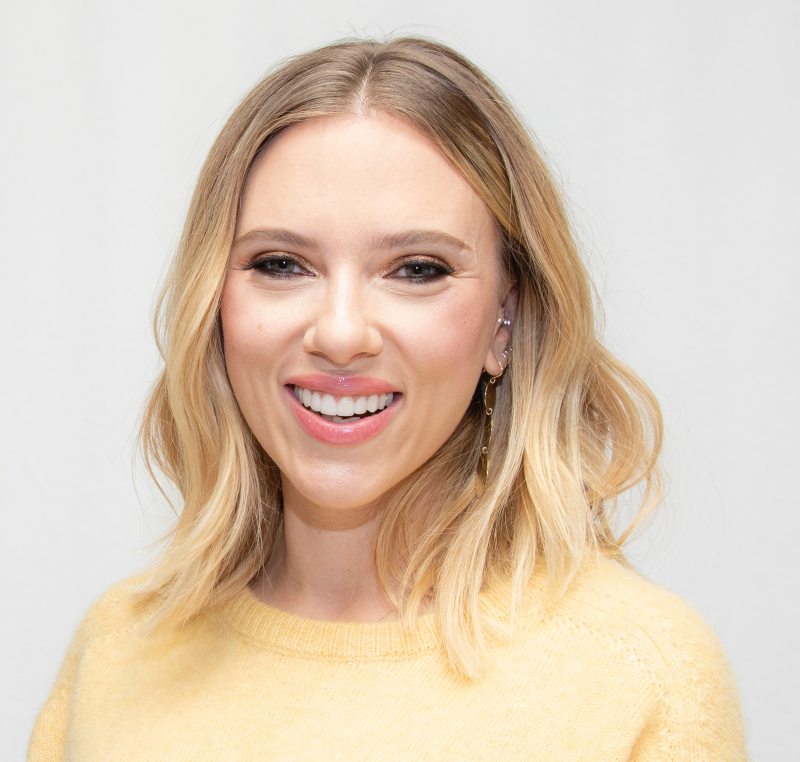
#> input picture scarlett.jpg, 3200 x 3045 px (shown at 1/4 size)
$ python caras.py
#> lines starting #> are read from the running program, lines starting #| are printed output that depends on the picture; after the words box and inside, x2 and y2 are one past the last pixel; in counts of white or black regions, pixels touching at a corner belong together
import cv2

clasificador=cv2.CascadeClassifier("haarcascade_frontalface_default.xml")

img=cv2.imread("scarlett.jpg")
#> img is the input picture: shape (3045, 3200, 3); mean B, G, R 183.4, 201.8, 220.4
img=cv2.resize(img,(800,600))
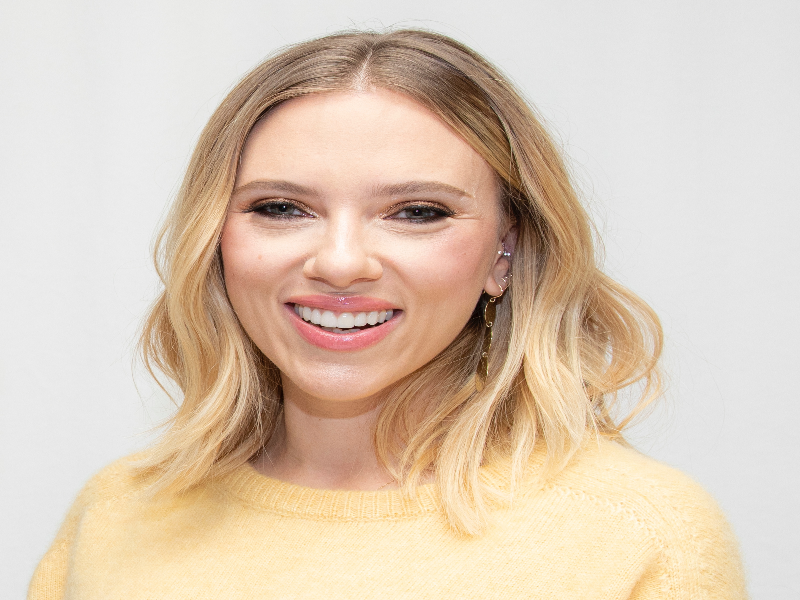
#> img: shape (600, 800, 3); mean B, G, R 183.2, 201.6, 220.3
gray=cv2.cvtColor(img,cv2.COLOR_BGR2GRAY)
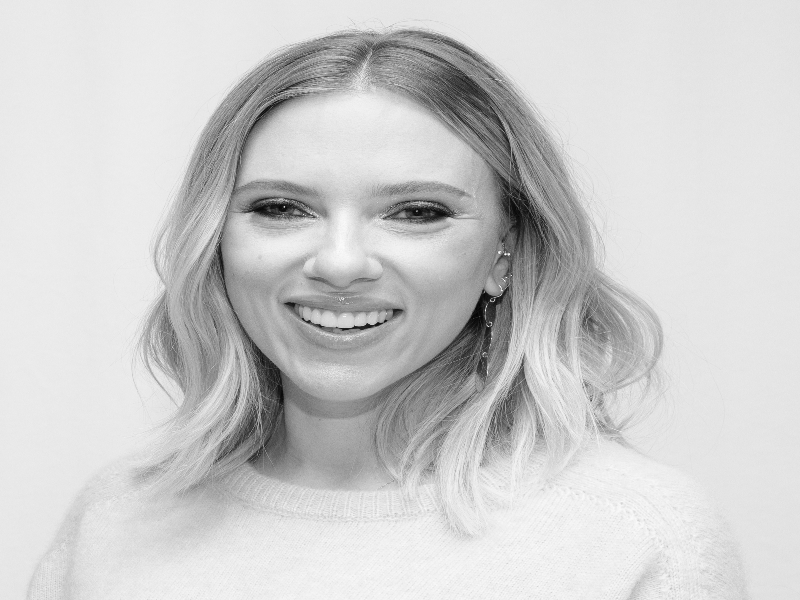
#> gray: shape (600, 800); min 4, max 254, mean 205.1
face=clasificador.detectMultiScale(gray,1.1,4)
#> face = [[196, 93, 306, 306]]

for (x,y,w,h) in face:
	cv2.rectangle(img,(x,y),(x+w,y+h),(255,0,0),3)
#> this loop made 1 pass
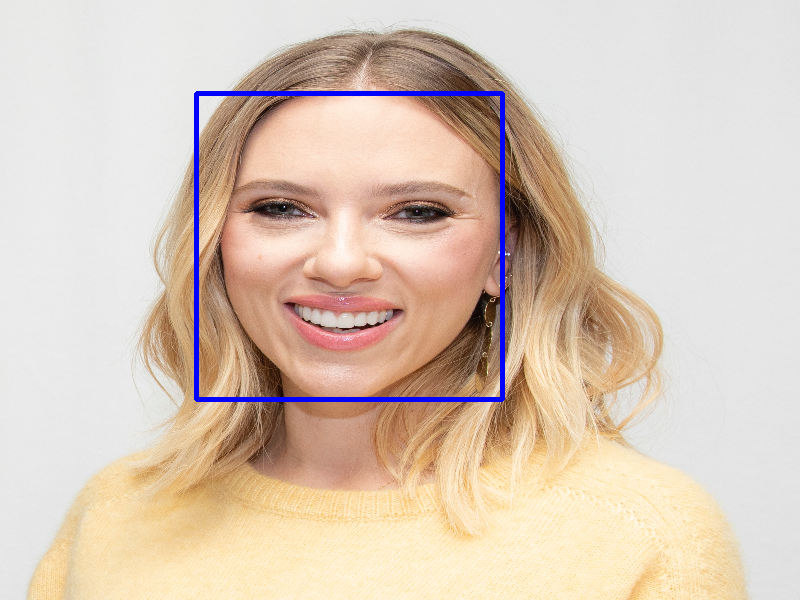
#> img: shape (600, 800, 3); 1.27% of pixels changed, all inside (x1, y1, x2, y2) = (194, 91, 505, 402)

cv2.imshow("imagen",img)
cv2.waitKey(0)
cv2.destroyAllWindows()
